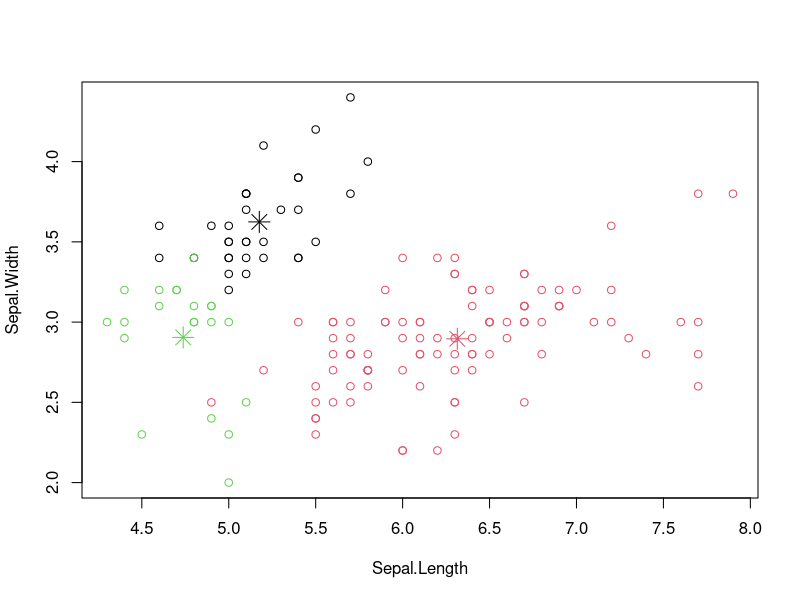
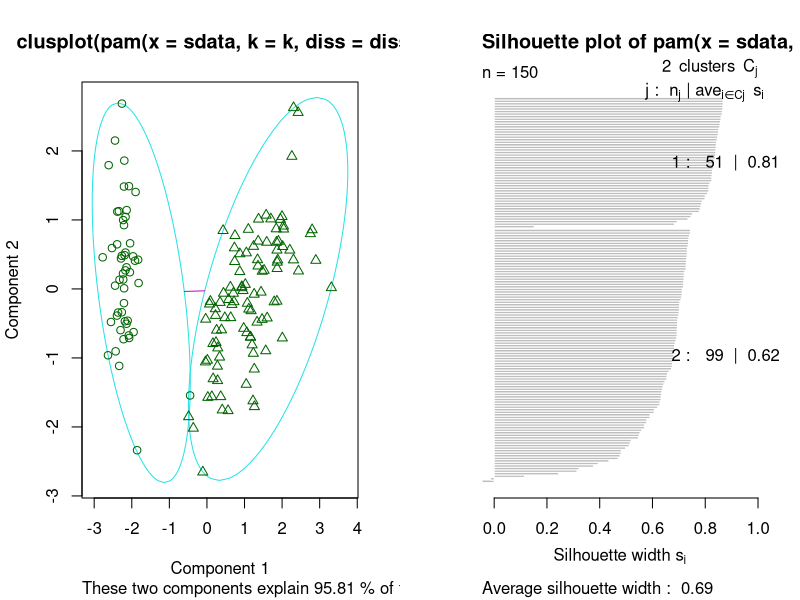
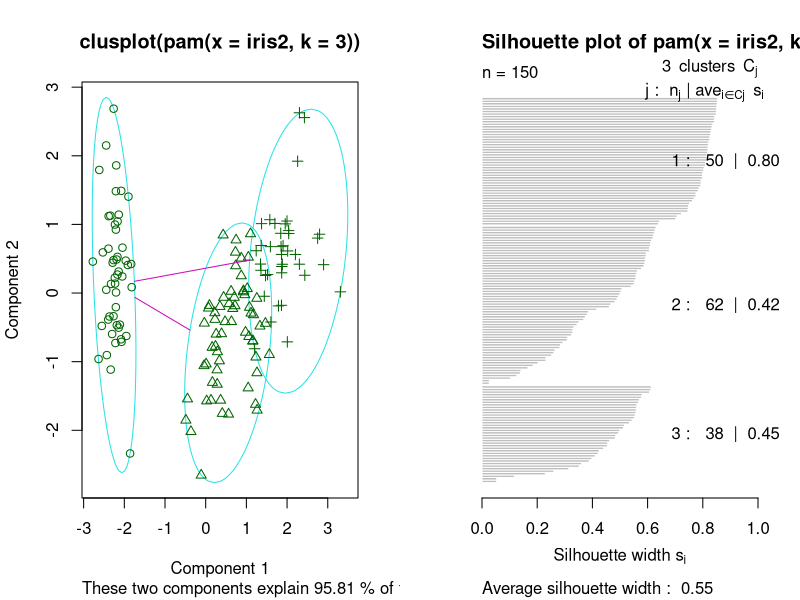

The R script that drew these images, in order:
## Data mining
## Clustering: k-medoids

# repaso kmean

# trabajo en una copia
iris2 <- iris
# vacio la variable objetivo
iris2$Species <- NULL
# armo el cluster y lo guardo en kmeans.result
kmeans.result <- kmeans(iris2, 3)

# comparo el resultado con el set original
table(iris$Species, kmeans.result$cluster)

# graficamente
plot(iris2[c("Sepal.Length", "Sepal.Width")], col = kmeans.result$cluster)
# plot cluster centers
points(kmeans.result$centers[,c("Sepal.Length", "Sepal.Width")], col = 1:3,pch = 8, cex=2)

## k-medoids
# ejemplo con pamk() (deduce el numero optimo de clusters)
# install.packages("fpc")
library(fpc)
pamk.result <- pamk(iris2)
pamk.result$nc  # deduce 2 cluster mmmm

# vemos como asigno. Mezclo dos categorias
table(pamk.result$pamobject$clustering, iris$Species)

str(pamk.result)
pamk.result$crit
pamk.result$pamobject$silinfo$clus.avg.widths
pamk.result$pamobject$call
pamk.result$pamobject$silinfo$clus.avg.width

# graficamente
layout(matrix(c(1,2),1,2)) # 2 graficos por pagina
plot(pamk.result$pamobject)

# ahora usemos pam() indicando 3 clusters
library(cluster)
pam.result <- pam(iris2, 3)
table(pam.result$clustering, iris$Species)
layout(matrix(c(1,2),1,2)) # 2 graficos por pagina
plot(pam.result)
